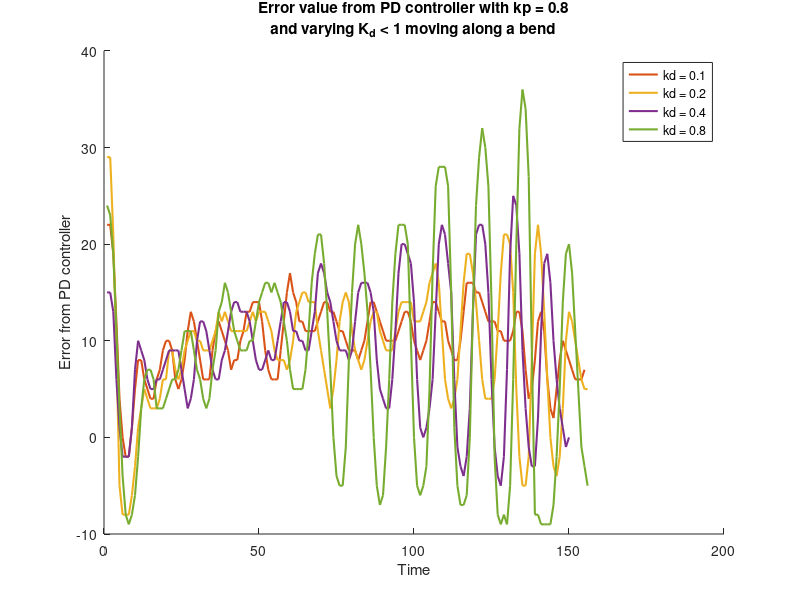
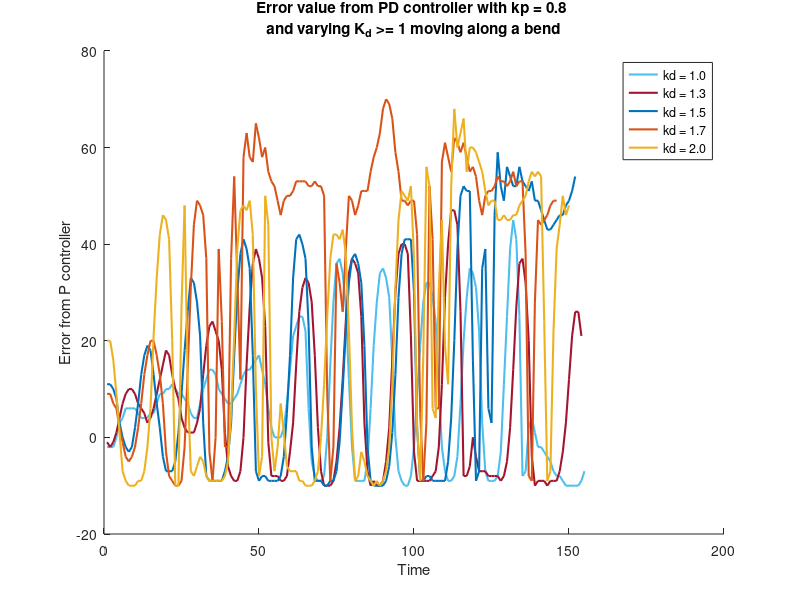

The MATLAB source for these figures, in order:
data = {
[6 6 6 3 3 0 0 1 4 6 7 6 5 5 5 5 6 8 10 11 11 10 9 7 5 6 7 11 14 16 15 12 10 9 8 6 6 6 9 11 13 13 11 9 8 8 8 9 11 13 14 13 13 13 12 10 9 8 6 6 8 11 14 16 16 16 14 13 11 9 5 3 5 8 13 14 14 12 10 9 8 9 13 16 15 14 11 9 9 10 11 13 14 14 13 12 11 11 11 12 12 12 14 13 11 11 10 10 9 9 8 9 11 13 14 13 13 10 9 8 9 10 12 13 13 12 10 7 4 6 10 13 15 14 9 5 3 3 6 9 13 11 9 8 7 8 ]
[22 22 19 12 4 0 -2 -2 1 5 8 8 6 5 4 4 6 7 9 10 10 9 6 5 6 8 11 13 12 10 8 6 6 6 9 11 12 11 10 9 7 8 8 10 11 13 13 14 14 14 12 9 7 6 6 6 9 12 15 17 15 14 12 12 11 11 11 11 12 13 14 14 13 13 12 11 11 10 9 9 9 8 9 10 12 14 14 13 12 11 10 10 10 10 11 12 13 13 12 10 9 8 9 10 12 14 14 13 12 12 10 9 8 8 10 13 16 16 16 15 15 14 13 12 12 12 11 11 10 10 10 11 13 13 11 7 4 5 8 12 13 11 6 3 2 5 8 10 9 8 7 6 6 6 7 ]
[29 29 21 9 -5 -8 -8 -8 -6 -3 1 3 5 4 3 3 3 4 6 6 9 9 7 6 7 9 10 11 11 10 10 9 9 9 10 11 13 12 13 12 11 11 11 11 11 11 12 13 12 13 13 13 12 11 9 8 8 8 7 8 10 13 14 15 15 14 14 14 11 9 7 5 3 5 8 12 14 15 14 11 9 8 7 8 10 12 13 13 11 10 9 9 9 11 13 14 14 14 14 12 12 12 13 14 16 17 18 16 11 6 4 3 4 6 11 16 19 19 17 14 10 6 4 4 4 6 11 17 21 21 20 15 5 -2 -5 -5 -2 8 19 22 19 13 6 0 -3 -4 -2 3 10 13 12 10 8 6 5 5 ]
[15 15 13 6 1 -2 -2 -2 1 7 10 9 8 6 5 5 6 6 7 8 9 9 9 9 7 5 3 4 6 10 12 12 11 9 7 6 6 8 9 11 13 14 14 13 13 13 12 10 8 7 7 8 9 8 8 10 12 14 14 13 11 11 10 10 9 9 11 13 17 18 17 15 14 12 10 9 9 9 8 9 12 15 16 16 16 15 13 8 5 4 3 3 6 11 17 20 20 19 18 14 6 1 0 1 3 6 13 20 22 21 18 15 6 -1 -3 -4 -2 3 13 21 22 22 20 15 6 -1 -4 -5 -2 7 19 25 24 19 9 3 -1 -3 -3 2 11 18 19 16 10 6 3 1 -1 0 ]
[24 23 19 11 3 -4 -8 -9 -8 -6 -2 3 6 7 7 6 3 3 3 4 5 6 6 7 9 11 11 11 9 7 6 4 3 4 7 9 13 14 16 15 13 11 10 9 9 9 10 10 12 14 15 16 16 15 16 15 14 12 10 7 5 5 5 5 7 11 16 19 21 21 18 13 7 0 -4 -5 -5 -1 8 15 20 22 20 17 13 7 0 -5 -7 -6 -1 6 14 19 22 22 22 20 10 0 -5 -6 -5 -3 5 17 26 28 28 28 26 15 1 -5 -7 -7 -6 0 13 24 29 32 30 26 14 -2 -8 -9 -8 -9 -5 6 20 32 36 34 27 9 -8 -8 -9 -9 -9 -9 -7 -2 5 14 19 20 17 11 5 -1 -3 -5 ]
[-2 -2 -2 0 3 4 6 6 6 6 5 4 4 4 5 5 7 9 9 10 10 11 10 9 9 8 7 5 4 4 7 10 12 14 14 13 10 9 8 7 7 8 9 11 13 14 14 15 16 17 14 11 6 2 0 0 0 2 7 14 21 23 25 25 22 6 -5 -8 -9 -9 -8 0 15 28 36 37 34 27 12 -2 -9 -9 -9 -9 -5 6 19 28 34 35 33 29 16 0 -7 -9 -10 -10 -8 -2 9 19 28 32 32 29 24 10 -2 -7 -9 -9 -8 -4 7 20 29 35 34 31 22 3 -7 -9 -9 -9 -8 -3 11 25 39 45 41 25 -8 -7 2 4 1 -2 -2 -3 -4 -5 -7 -8 -8 -9 -10 -10 -10 -10 -10 -9 -7 ]
[-1 -2 -1 1 4 7 9 10 10 9 7 6 5 3 4 6 9 12 15 18 17 13 10 8 4 2 1 1 1 3 6 13 19 23 24 22 20 14 1 -6 -8 -9 -9 -7 0 15 27 36 39 37 33 23 -1 -8 -8 -8 -9 -9 -8 -3 3 15 26 31 33 32 28 17 2 -7 -10 -10 -10 -9 -5 2 12 24 34 37 36 34 25 3 -7 -10 -9 -10 -10 -9 -5 2 16 30 38 40 40 38 21 -3 -9 -9 -9 -9 -9 -8 -7 -2 11 29 40 47 47 44 26 -8 -8 -6 0 -4 -7 -7 -7 -8 -8 -8 -8 -9 -8 -5 2 14 27 36 37 32 20 -4 -10 -9 -9 -9 -10 -9 -9 -9 -7 -3 3 12 21 26 26 21 ]
[11 11 10 8 3 0 -2 -3 -2 2 7 13 17 19 18 13 7 2 -4 -7 -7 -7 -5 1 9 18 26 33 32 28 21 3 -8 -9 -9 -9 -9 -9 -7 -4 3 17 30 38 41 39 35 17 -7 -9 -8 -8 -9 -9 -9 -9 -8 -4 5 17 33 41 42 40 37 23 -2 -9 -9 -9 -10 -10 -9 -9 -7 -1 10 22 32 37 38 36 32 19 -2 -9 -10 -10 -10 -10 -9 -6 1 13 29 38 41 41 41 30 2 -9 -9 -8 -8 -9 -9 -9 -9 -9 -5 4 20 39 50 52 51 51 16 -9 -7 35 39 6 3 46 59 52 49 56 54 52 52 56 53 52 51 53 49 49 47 45 43 43 44 45 46 46 48 49 51 54 ]
[9 9 7 6 2 -1 -4 -5 -4 -2 2 7 13 17 20 20 17 13 7 -3 -8 -9 -10 -10 -9 -2 14 31 44 49 48 46 37 -3 -9 0 39 24 -2 -2 37 54 33 12 58 63 58 57 65 62 58 60 55 53 52 49 46 49 50 50 51 53 53 53 53 52 52 53 52 52 50 9 -9 -2 36 32 26 39 50 49 46 48 51 51 51 55 58 60 63 68 70 69 66 59 55 49 49 48 49 49 42 5 -9 3 52 41 6 6 57 61 58 55 62 61 59 61 58 55 56 54 49 46 50 51 51 52 54 53 53 52 53 55 52 53 53 38 -8 -9 28 45 44 45 46 48 49 49 ]
[20 20 16 9 1 -7 -9 -10 -10 -10 -9 -9 -7 -2 6 21 33 42 46 45 41 20 -10 -10 27 48 11 -7 -8 -6 -4 -5 -8 -9 -9 -9 -9 -9 -8 -5 5 21 39 47 48 47 49 42 10 -8 -4 50 44 0 -7 -2 7 1 -6 -7 -7 -7 -9 -9 -10 -10 -10 -9 -7 0 11 25 37 42 42 41 43 38 22 2 -9 -8 -3 -5 -8 -9 -10 -9 -10 -9 -7 -2 11 31 45 51 50 49 52 37 2 -9 17 56 52 6 4 31 45 19 11 52 68 60 63 66 55 60 60 59 57 55 51 48 49 49 45 45 46 45 45 46 46 48 49 50 53 55 54 55 54 24 -9 -7 22 39 44 50 46 48 ]
}



kd_vals=[0, .1, .2, .4, .8, 1, 1.3, 1.5, 1.7, 2];
[~,n] = size(kd_vals);
figure; hold on;
CM = lines(n);

% plot1 = [1]
plot1 = [2:5];
[~,m] = size(plot1);
labels = cell(m,1);

for i=1:m
    idx = plot1(i);
    labels{i} = sprintf('kd = %.1f', kd_vals(idx));
    plot(data{idx},'color', CM(idx,:), 'linewidth', 1.5);
end

% plot([170,170], [-10,70], 'k--') % when the robot starts to turn
% plot([0,300], [0,0], 'k-')

title({'Error value from PD controller with kp = 0.8'; 'and varying K_d < 1 moving along a bend'})
xlabel('Time')
ylabel('Error from PD controller')
legend(labels, 'Location', 'northeast')
saveas(figure(1), 'kd_curve081.jpg'); % Saves as a jpg

% =================================================================
%   KP MORE THAN 1
% =================================================================
figure; hold on;

plot1 = [6:10];
[~,m] = size(plot1);
labels = cell(m,1);

for i=1:m
    idx = plot1(i);
    labels{i} = sprintf('kd = %.1f', kd_vals(idx));
    plot(data{idx}, 'color', CM(idx,:), 'linewidth', 1.5);
end

% plot([170,170], [-10,70], 'k--') % when the robot starts to turn
% plot([0,300], [0,0], 'k-')

title({'Error value from PD controller with kp = 0.8 ';'and varying K_d >= 1 moving along a bend'})
xlabel('Time')
ylabel('Error from P controller')
legend(labels, 'Location', 'northeast')
saveas(figure(2), 'kd_curve082.jpg'); % Saves as a jpg
